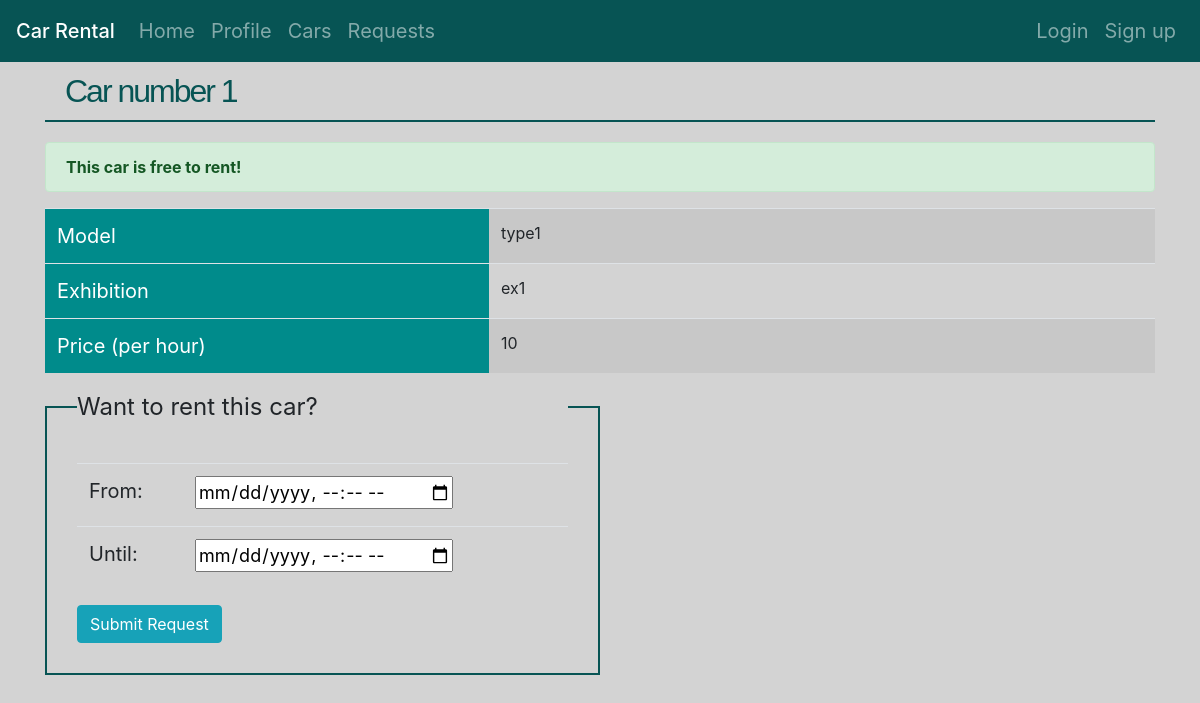
/rental/cars/1/ (signed in), run on an earlier commit of the app's database.
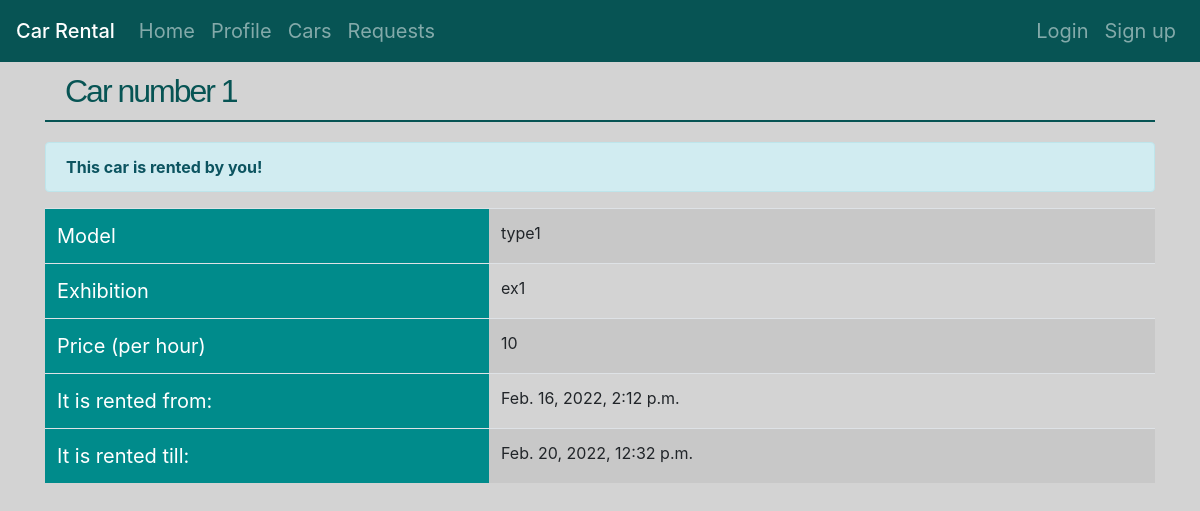
And on a later commit of the database.
### car_rental/models.py (models this page shows, shortened)
class Car(models.Model):
    car_type = models.CharField(max_length=50, default='type0')
    plate = models.CharField(max_length=8, default='12345678')
    renter = models.ForeignKey(User, null=True, default=None, on_delete=models.SET_NULL, related_name='cars_rented')
    owner = models.ForeignKey(User, on_delete=models.CASCADE, null=True, related_name='cars_owned')
    price_per_hour = models.IntegerField(default=10)
    rent_start_time = models.DateTimeField('Start Time', default=timezone.now)
    rent_end_time = models.DateTimeField('End Time', default=timezone.now)
    def is_rented(self):
        return self.rent_end_time > timezone.now()

class User(AbstractUser):
    isCarExhibition = models.BooleanField(default=False)
    credit = models.IntegerField(default=0)

### car_rental/views.py (the view)
# urls.py: path('cars/<int:pk>/', views.CarDetailView.as_view(), name='car'),
@method_decorator(login_required, name='dispatch')
class CarDetailView(generic.DetailView):
    model = Car
    context_object_name = 'car'
    template_name = 'car_rental/car_detail.html'
    def get_queryset(self):
        return Car.objects.all()

### car_rental/templates/car_rental/car_detail.html (shortened to what this page needs)
{% extends 'car_rental/base.html' %}
{% load static %}
{% block style %}
    <link rel="stylesheet" type="text/css" href="{% static 'car_rental/stylesheets/car_detail.css' %}">
{% endblock %}
{% block content %}
<div class="container">
    <h1>Car number {{ car.id }}</h1>
{% if car.owner != user %}
    {% if car.is_rented %}
        {% if car.renter != user %}
        <div style="margin-top: 10px" class="alert alert-danger">
            <strong>This car is rented!</strong>
        </div>
        {% else %}
        <div style="margin-top: 10px" class="alert alert-info">
            <strong>This car is rented by you!</strong>
        </div>
        {% endif %}
    {% else %}
        <div style="margin-top: 10px" class="alert alert-success">
            <strong>This car is free to rent!</strong>
        </div>
    {% endif%}
{% endif %}
        <table class="table table-striped table-hover info-table">
            <tr>
                <td>Model</td>
                <td>{{ car.car_type }}</td>
            </tr>
            {% if car.owner != user %}
            <tr>
                <td>Exhibition</td>
                <td>{{ car.owner.username }}</td>
            </tr>
            {% endif %}
            <tr>
                <td>Price (per hour)</td>
                <td>{{ car.price_per_hour }}</td>
            </tr>
            {% if car.is_rented %}
            {% if car.owner == user or car.renter == user %}
            <tr>
                <td>It is rented from:</td>
                <td>{{ car.rent_start_time }}</td>
            </tr>
            {% endif %}
            <tr>
                <td>It is rented till:</td>
                <td>{{ car.rent_end_time }}</td>
            </tr>
            {% endif %}
        </table>
        {% if not car.is_rented and car.owner != user%}
        <form action="{% url 'car_rental:rent_request' car.id %}" method="post">
        <fieldset >
        <legend>Want to rent this car?</legend>
            <table class="table form-table" >
                <tr>
                    <td>
                        <label for="rent_start_time">From:</label>
                    </td>
                    <td>
                        <input required id="rent_start_time" name="rent_start_time" type="datetime-local">
                    </td>
                </tr>
                <tr>
                    <td>
                        <label for="rent_end_time">Until:</label>
                    </td>
                    <td>
                        <input required id="rent_end_time" name="rent_end_time" type="datetime-local">
                    </td>
                </tr>
            </table>
        <input class="btn btn-info" type="submit" value="Submit Request">
        </fieldset>
        </form>
    {% endif %}
</div>
{% endblock %}

What changed in the data, as far as the page shows it:
changed Car "type1": rent_start_time (not shown) → "Feb. 16, 2022, 2:12 p.m."; rent_end_time (not shown) → "Feb. 20, 2022, 12:32 p.m."
Also different on the page:
form field value: "Submit Request" → (not shown)
text no longer shown: "This car is free to rent! Want to rent this car? From: Until:"
text now shown: "This car is rented by you! It is rented from: It is rented till:"
